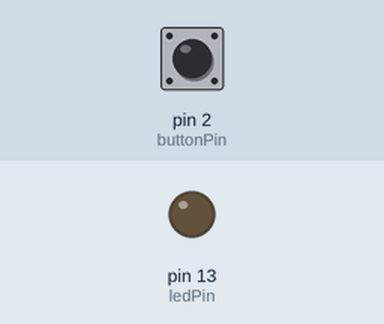
Simulated run of this sketch. Board: Arduino Uno, built with avr-gcc and run on an emulated ATmega328P. Parts: output pins drawn as LEDs (lit = HIGH). The test bench sets the inputs (shaded band); at power-on: pin 2 (buttonPin) HIGH.

Above: at 1.2 s.
1.3 s: pin 2 (buttonPin) pulled LOW for 0.15 s
At 2.0 s:
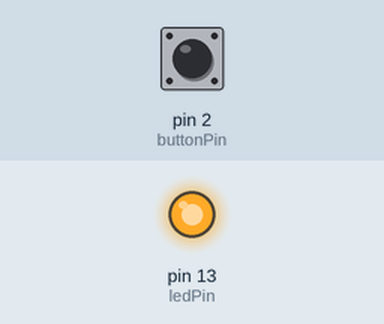
2.9 s: pin 2 (buttonPin) pulled LOW for 1 s
At 3.3 s:
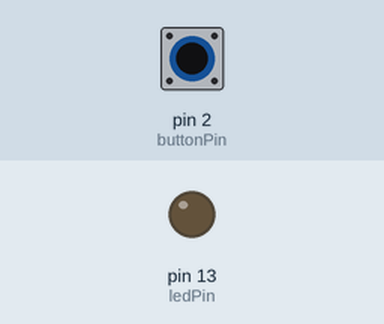
5.4 s: pin 2 (buttonPin) pulled LOW for 3.2 s
At 6.4 s:
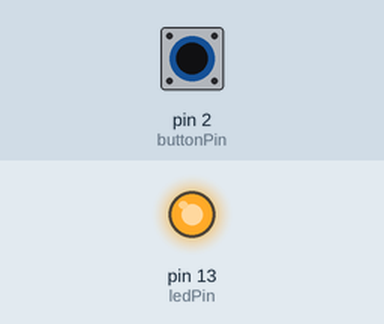
Timing chart, 0 to 8.4 s (numbered marks = the images above; inputs shaded):
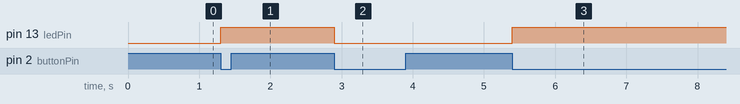

The sketch:

PushButtom.ino
```cpp
const int buttonPin = 2;    // Pin where the button is connected
const int ledPin = 13;      // Pin where the LED is connected

int buttonState = 0;         // Variable for reading the button status
int lastButtonState = 0;     // Variable to store the previous state of the button
int ledState = LOW;          // Variable to store the LED state

void setup() {
  pinMode(buttonPin, INPUT_PULLUP); // Set button pin as input with pull-up resistor
  pinMode(ledPin, OUTPUT);          // Set LED pin as output
}

void loop() {
  buttonState = digitalRead(buttonPin); // Read the state of the button

  // Check if the button is pressed
  if (buttonState == LOW && lastButtonState == HIGH) {
    // Toggle the LED state
    ledState = !ledState;
    digitalWrite(ledPin, ledState);
  }

  lastButtonState = buttonState; // Save the current state as the last state
}
```

Notas.c
```cpp
#include <stdio.h>

int main() {
    int grade;

    printf("calificación? (0-100)");
    scanf("%d", &grade);

    if (grade >= 90) {
        printf("A");
    } else if (grade >= 80) {
        printf("B");
    } else if (grade >= 70) {
        printf("C");
    } else if (grade >= 60) {
        printf("D");
    } else {
        printf("F");
    }

    return 0;
}
```

PositiveNegatice.c
```cpp
#include <stdio.h>

int main() {
    int num;

    printf("Numero?");
    scanf("%d", &num);

    if (num > 0) {
        printf("positivo.");
    } else if (num < 0) {
        printf("negativo.");
    } else {
        printf("cero");
    }

    return 0;
}
```

array.c
```cpp
#include <stdio.h>

int main() {
    int num[] = {1, 2, 3, 4, 5};
    int sum = 0;
    int length = sizeof(num) / sizeof(num[0]);

    for (int i = 0; i < length; i++) {
        sum += num[i];
    }

    printf("Sum: %d\n", sum);
    return 0;
}
```

contar.c
```cpp
#include <stdio.h>

int main() {
    int i = 5;
    while (i > 0) {
        printf("%d\n", i);
        i--;
    }
    return 0;
}
```

edades.c
```cpp
#include <stdio.h>

int main() {
    int age;

    printf("edad?");
    scanf("%d", &age);

    if (age < 18) {
        printf("menor de edad");
    } else if (age <= 64) {
        printf("adulto");
    } else {
        printf("fosil");
    }

    return 0;
}
```

factorial.c
```cpp
#include <stdio.h>

int main() {
    int n, i;
    unsigned long long factorial = 1;

    printf("Enter a number: ");
    scanf("%d", &n);

    for(i = 1; i <= n; ++i) {
        factorial *= i;
    }

    printf("Factorial of %d = %llu\n", n, factorial);
    return 0;
}
```

input.c
```cpp
#include <stdio.h>

int main() {
    int number;
    do {
        printf("number between 1 and 10: ");
        scanf("%d", &number);
    } while (number < 1 || number > 10);
    printf("Valid number: %d\n", number);
    return 0;
}
```

sumlol.c
```cpp
#include <stdio.h>

int main() {
    int n, i = 1, sum = 0;

    printf("Enter a positive integer: ");
    scanf("%d", &n);

    while(i <= n) {
        sum += i;
        i++;
    }

    printf("Sum of first %d natural numbers = %d\n", n, sum);
    return 0;
}
```

tabmultidolor.c
```cpp
#include <stdio.h>

int main() {
    int num, i = 1;

    printf("Enter a number: ");
    scanf("%d", &num);

    do {
        printf("%d x %d = %d\n", num, i, num * i);
        i++;
    } while(i <= 10);

    return 0;
}
```

unoalcinco.c
```cpp
#include <stdio.h>

int main() {
    for (int i = 1; i <= 5; i++) {
        printf("%d\n", i);
    }
    return 0;
}
```

Measured:
- after the input at 1.3 s, pin 13 (ledPin): LOW → HIGH at once
- after the input at 2.9 s, pin 13 (ledPin): HIGH → LOW at once
- after the input at 5.4 s, pin 13 (ledPin): LOW → HIGH at once
